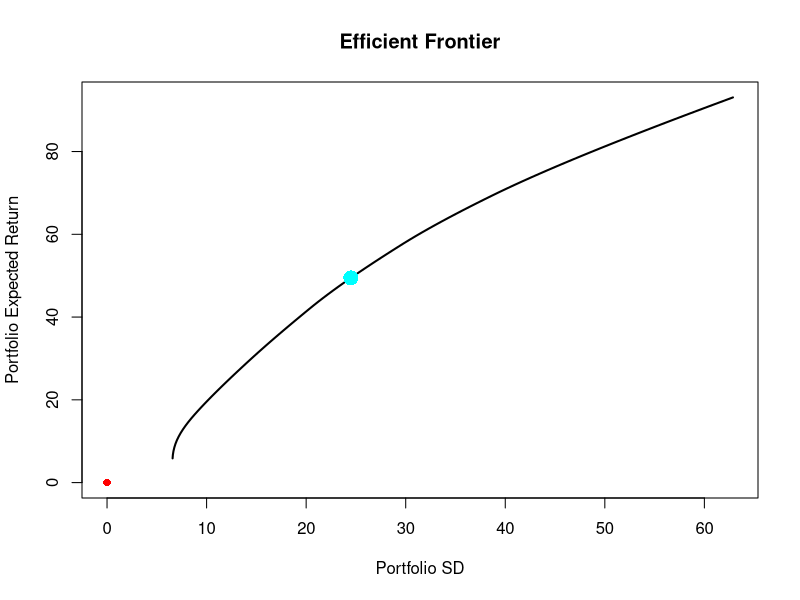

This chart was generated by the following R code:
rm(list = ls())
while(length(dev.list()) > 0){dev.off()}
library(quadprog) # need the solve.QP() function
library(Matrix) # need the nearPD() function

# a function to find the range of expected returns that are possible given individual assets' expected 
# returns (rx) and weight constraints
rx.range <- function(rx, min.allo = 0, max.allo = 1, weight.sum = 1){
  # to get the minimum expected return of the portfolio, apply as much weight as is allowable to the 
  # assets with the lowest individual return rates
  rx <- sort(rx) # lowest to highest individual asset expected return values
  x <- weight.sum - length(rx) * min.allo # how much of the total weight we have left to apply to assets
  rx.min <- sum(rx * min.allo) # start by applying minimum weight to eash asset
  for(i in rx){
    if(x == 0){break} # once we have no more weight to apply, move on
    y <- min(max.allo, x) # find the max allowable weight, unless we have less than that much left
    rx.min <- rx.min + i * y # apply that weight
    x <- x - y # decrement the amount of weight we have left to apply
  }
  
  # similarly, apply as much weight as is allowable to the assets with the highest individual return rates
  rx <- sort(rx, decreasing = T)
  x <- weight.sum - length(rx) * min.allo
  rx.max <- sum(rx * min.allo)
  for(i in rx){
    if(x == 0){break}
    y <- min(max.allo, x)
    rx.max <- rx.max + i * y
    x <- x - y
  }
  
  c(rx.min, rx.max)
}

# a function to give a series of weight vectors constituting portfolios on the efficient frontier
# subject to weight constraints.
# minimizes portfolio standard deviation at a sequence of portfolio expected return values
# `contraction` shrinks the range of exp. ret. values checked by a small amount because
# trouble tends to arrise when the solver hits the extremes of that range
eff.frontier <- function(returns, min.allo = 0, max.allo = 1, 
                         weight.sum = 1, n.step = 100, contraction = 0.99, 
                         include.lower.branch = FALSE){
  n.asset <- dim(returns)[2]
  if(is.null(colnames(returns))){
    colnames(returns) <- paste("A", 1:n.asset, sep = "") # name the assets if they aren't already
  }
  if(min.allo * n.asset > weight.sum){stop("Minimum allocation too high for given weight sum constraint.")}
  if(max.allo * n.asset < weight.sum){stop("Maximum allocation too low for given weight sum constraint.")}
  
  Dmat <- matrix(nearPD(cov(returns))$mat, ncol = n.asset) # quadratic term
  cov.mat.norm <- norm(Dmat)
  
  # if not including the lower branch, we find the weights which minimize 
  # portfolio SD without regard for portfolio returns, then find the return 
  # rate of a portfolio having those weights; this will be the lower bound 
  # on the sequence of return rates for which we will minimize portfolio SD
  if(!include.lower.branch){
    dvec <- matrix(0, nrow = n.asset, ncol = 1) # a dvec of zeroes makes us disregard returns
    Amat <- cbind("sum.col" = rep(1, times = n.asset),
                  "min.allo" = diag(n.asset),
                  "max.allo" = -diag(n.asset)) # constraint matrix without a return constraint
    bvec <- c(weight.sum,
              rep(min.allo, times = n.asset), 
              -rep(max.allo, times = n.asset)) # bvec includes no goal return rate 
    meq <- 1 # only the first constraint demands equality, sum(weights) = weight.sum
    w <- solve.QP(Dmat = Dmat / cov.mat.norm,
                  dvec = dvec, 
                  Amat = Amat, 
                  bvec = bvec, 
                  meq = meq)$solution # the weights which minimize portfolio SD given our constraints
    rx.lower <- sum(w * colMeans(returns)) # soon-to-be lower bound on expected returns range
  }
  
  dvec <- colMeans(returns, na.rm = T) # linear term
  Amat <- cbind("sum.col" = rep(1, times = n.asset),
                "rx.col" = dvec,
                "min.allo" = diag(n.asset),
                "max.allo" = -diag(n.asset)) # constraint matrix _with_ a return constraint
  # 2 equality constraints; sum(weights) = weight.sum AND 
  # sum(weights * asset expected returns) = desired portfolio return (which are sapply'ed over)
  meq <- 2
  # range of possible expected return values for portfolios of the given assets
  rx.rng <- rx.range(rx = dvec,
                     min.allo = min.allo,
                     max.allo = max.allo,
                     weight.sum = weight.sum) 
  
  if(!include.lower.branch){
    rx.rng[1] <- rx.lower
  } # replace the lower bound if needed
  
  rx.rng <- (rx.rng - mean(rx.rng)) * contraction + mean(rx.rng) # shrink the range a little bit
  # generate a sequence of exp. ret. values at which to minimize portfolio stdev
  rx.seq <- seq(rx.rng[1], rx.rng[2], length.out = n.step) 
  
  ftr <- t(sapply(X = rx.seq,
                  FUN = function(rx){
                    # change bvec to reflect changing goal for return rate
                    bvec <- c(weight.sum, rx, 
                              rep(min.allo, times = n.asset), 
                              -rep(max.allo, times = n.asset))
                    w <- solve.QP(Dmat = Dmat / cov.mat.norm,
                                  dvec = dvec / cov.mat.norm, 
                                  Amat = Amat, 
                                  bvec = bvec, 
                                  meq = meq)$solution # optimal weights
                    stdev <- sqrt(t(w) %*% Dmat %*% w) # portfolio SD at optimal weights
                    c(w, "sd" = stdev, "rx" = rx)
                  })) # sapply solve.QP over all the rx values
  colnames(ftr) <- c(colnames(returns), "sd", "rx") # give names
  
  ftr
}

folio.optim <- function(rx.goal, returns, min.allo = 0, max.allo = 1, weight.sum = 1){
  n.asset <- dim(returns)[2]
  if(is.null(colnames(returns))){
    colnames(returns) <- paste("A", 1:n.asset, sep = "")
  }
  if(min.allo * n.asset > weight.sum){stop("Minimum allocation too high for given weight sum constraint.")}
  if(max.allo * n.asset < weight.sum){stop("Maximum allocation too low for given weight sum constraint.")}
  
  Dmat <- matrix(nearPD(cov(returns))$mat, ncol = n.asset)
  cov.mat.norm <- norm(Dmat)
  dvec <- colMeans(returns)
  Amat <- cbind("sum.col" = rep(1, times = n.asset),
                "rx.col" = dvec,
                "min.allo" = diag(n.asset),
                "max.allo" = -diag(n.asset))
  meq <- 2
  rx.rng <- rx.range(rx = dvec,
                     min.allo = min.allo,
                     max.allo = max.allo,
                     weight.sum = weight.sum)
  
  if(rx.goal < rx.rng[1]){
    stop(paste("Expected return goal too low. Try a goal between", 
               round(rx.rng[1], digits = 2), "and", round(rx.rng[2], digits = 2),"."))
  }else if(rx.goal > rx.rng[2]){
    stop(paste("Expected return goal too high. Try a goal between", 
               round(rx.rng[1], digits = 2), "and", round(rx.rng[2], digits = 2),"."))
  }
  
  bvec <- c(weight.sum, rx.goal, 
            rep(min.allo, times = n.asset), 
            -rep(max.allo, times = n.asset))
  soln <- solve.QP(Dmat = Dmat / cov.mat.norm,
                   dvec = dvec / cov.mat.norm, 
                   Amat = Amat, 
                   bvec = bvec, 
                   meq = meq)$solution
  names(soln) <- colnames(returns)
  soln
}

folio <- function(returns){
  E <- new.env()
  E$rx <- colMeans(returns)
  E$cov.mat <- matrix(nearPD(cov(returns))$mat, ncol = dim(returns)[2])
  function(weights){
    c("sd" = as.numeric(sqrt(t(weights) %*% E$cov.mat %*% weights)),
      "rx" = sum(E$rx * weights))
  }
}

###########################################
#### Generate a time series of returns ####
###########################################

n.asset <- 10

time.series <- sapply(X = 1:n.asset,
                      FUN = function(i){
                        cumsum(rnorm(n = n.asset^2, sd = 10))
                      })
asset.names <- paste("A", 1:n.asset, sep = "")
colnames(time.series) <- asset.names

#####################################
#### Plot the efficient frontier ####
#####################################

ftr <- eff.frontier(returns = time.series, 
                    min.allo = 0, 
                    max.allo = 1, 
                    weight.sum = 1, 
                    include.lower.branch = F)

psd <- ftr[,"sd"] # portfolio sd
prx <- ftr[,"rx"] # portfolio exp. ret.
bbox <- c("xmin" = min(0, psd),
          "xmax" = max(0, psd),
          "ymin" = min(0, prx),
          "ymax" = max(0, prx)) # bounding box for graph
plot(x = psd, y = prx, type = "l", lwd = 2, 
     xlim = bbox[1:2], ylim = bbox[3:4],
     xlab = "Portfolio SD", ylab = "Portfolio Expected Return",
     main = "Efficient Frontier")
points(x = 0, y = 0, pch = 16, col = "red") # add origin for reference

########################
#### Test optimizer ####
########################

rx.goal <- mean(prx[prx > 0])
w <- folio.optim(rx.goal = rx.goal, returns = time.series)
pt <- folio(time.series)(weights = w)
points(x = pt[1], y = pt[2], pch = 16, col = "cyan", cex = 2)
